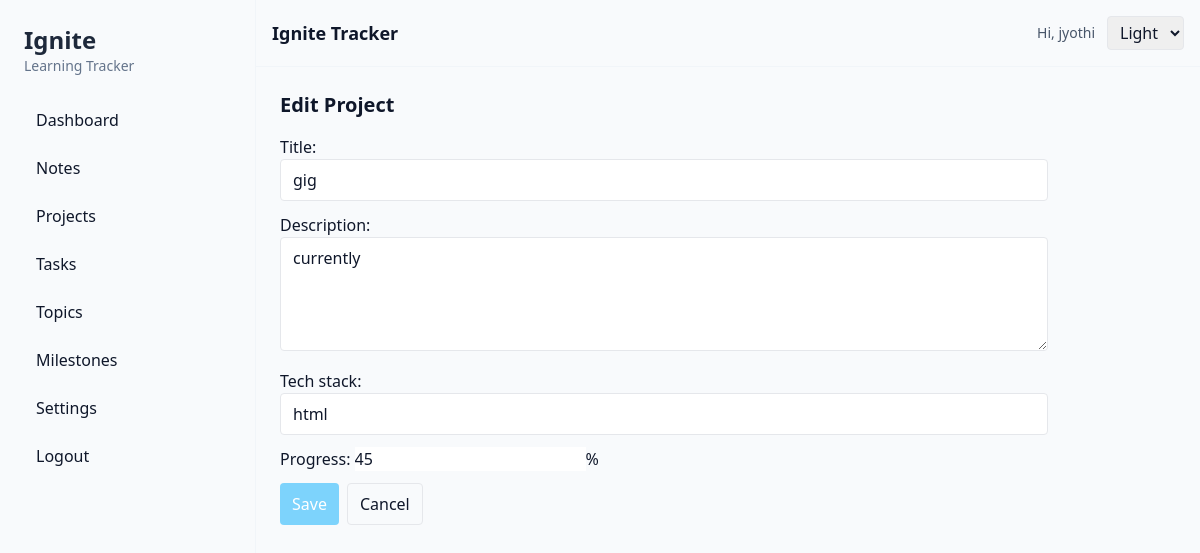
Page /projects/1/edit/ (signed in) on the committed database.
### tracker/models.py (models this page shows, shortened)
class Project(models.Model):
    user = models.ForeignKey(settings.AUTH_USER_MODEL, on_delete=models.CASCADE, related_name='projects')
    title = models.CharField(max_length=200)
    description = models.TextField(blank=True)
    tech_stack = models.CharField(max_length=300, blank=True, help_text='Comma-separated')
    progress = models.PositiveSmallIntegerField(default=0)
    demo_url = models.URLField(blank=True)
    repo_url = models.URLField(blank=True)
    deadline = models.DateField(null=True, blank=True)
    created_at = models.DateTimeField(auto_now_add=True)

### tracker/views.py (the view)
# urls.py: path('projects/<int:pk>/edit/', views.ProjectUpdateView.as_view(), name='project_edit'),
class ProjectUpdateView(LoginRequiredMixin, OwnerMixin, generic.UpdateView):
    model = Project
    form_class = ProjectForm
    template_name = 'tracker/project_form.html'
    success_url = reverse_lazy('tracker:projects_list')

### tracker/forms.py
class ProjectForm(forms.ModelForm):
    class Meta:
        model = Project
        fields = ['title', 'description', 'tech_stack', 'progress', 'demo_url', 'repo_url', 'deadline']
        widgets = {'description': forms.Textarea(attrs={'rows':4})}

### tracker/templatetags/form_tags.py (called while the page is built)
@register.filter(name='add_class')
def add_class(field, css):
    return field.as_widget(attrs={"class": css})

### tracker/views.py (called while the page is built)
    def get_queryset(self):
        qs = super().get_queryset()
        return qs.filter(user=self.request.user)

### templates/tracker/project_form.html (shortened to what this page needs)
{% extends "base.html" %}
{% load form_tags %}
{% block content %}
<div class="max-w-3xl">
  <h2 class="text-xl font-semibold mb-4">{% if form.instance.pk %}Edit Project{% else %}New Project{% endif %}</h2>
  <form method="post">
    <div class="mb-3">{{ form.title.label_tag }}<br>{{ form.title|add_class:"w-full px-3 py-2 border rounded" }}</div>
    <div class="mb-3">{{ form.description.label_tag }}<br>{{ form.description|add_class:"w-full px-3 py-2 border rounded" }}</div>
    <div class="mb-3">{{ form.tech_stack.label_tag }}<br>{{ form.tech_stack|add_class:"w-full px-3 py-2 border rounded" }}</div>
    <div class="mb-3">{{ form.progress.label_tag }} {{ form.progress }}%</div>
    <div class="flex gap-2">
      <button class="px-3 py-2 bg-sky-300 text-white rounded">Save</button>
      <a href="{% url 'tracker:projects_list' %}" class="px-3 py-2 border rounded">Cancel</a>
    </div>
  </form>
</div>
{% endblock %}

### templates/base.html (shortened to what this page needs)
<!doctype html>
<html lang="en">
  <head>
    <script src="https://cdn.tailwindcss.com"></script>
  </head>
  <body class="antialiased bg-slate-50 text-slate-900 {% if request.session.theme == 'dark' %}dark{% endif %}">
    <div class="min-h-screen flex">
      <aside class="w-64 p-6 border-r border-slate-100 hidden md:block">
        <a href="{% url 'tracker:dashboard' %}" class="block mb-6">
          <h1 class="text-2xl font-bold text-slate-800">Ignite</h1>
          <p class="text-sm text-slate-500">Learning Tracker</p>
        </a>
        {% if user.is_authenticated %}
        <nav class="space-y-2">
          <a href="{% url 'tracker:dashboard' %}" class="flex items-center gap-3 px-3 py-2 rounded-md hover:bg-slate-100">
            Dashboard
          </a>
          <a href="{% url 'tracker:notes_list' %}" class="flex items-center gap-3 px-3 py-2 rounded-md hover:bg-slate-100">Notes</a>
          <a href="{% url 'tracker:projects_list' %}" class="flex items-center gap-3 px-3 py-2 rounded-md hover:bg-slate-100">Projects</a>
          <a href="{% url 'tracker:tasks' %}" class="flex items-center gap-3 px-3 py-2 rounded-md hover:bg-slate-100">Tasks</a>
          <a href="{% url 'tracker:topics_list' %}" class="flex items-center gap-3 px-3 py-2 rounded-md hover:bg-slate-100">Topics</a>
          <a href="{% url 'tracker:milestones_list' %}" class="flex items-center gap-3 px-3 py-2 rounded-md hover:bg-slate-100">Milestones</a>
          <a href="{% url 'tracker:settings' %}" class="flex items-center gap-3 px-3 py-2 rounded-md hover:bg-slate-100">Settings</a>
          <a href="{% url 'logout' %}" class="flex items-center gap-3 px-3 py-2 rounded-md hover:bg-slate-100">Logout</a>
        </nav>
        {% else %}
        <nav>
          <a href="{% url 'login' %}" class="block px-3 py-2 rounded-md hover:bg-slate-100">Login</a>
          <a href="{% url 'register' %}" class="block px-3 py-2 rounded-md hover:bg-slate-100">Register</a>
        </nav>
        {% endif %}
      </aside>
      <div class="flex-1">
        <header class="flex items-center justify-between p-4 border-b border-slate-100">
          <div>
            <span class="text-lg font-semibold">Ignite Tracker</span>
          </div>
          <div class="flex items-center gap-3">
            {% if user.is_authenticated %}
              <span class="text-sm text-slate-600">Hi, {{ user.username }}</span>
            {% endif %}
            <form method="post" action="{% url 'tracker:settings' %}">
              <select name="theme" onchange="this.form.submit()" class="border rounded px-2 py-1">
                <option value="light" {% if request.session.theme == 'light' %}selected{% endif %}>Light</option>
              </select>
            </form>
          </div>
        </header>
        <main class="p-6">
          <div class="max-w-6xl mx-auto">
            {% block content %}{% endblock %}
          </div>
        </main>
      </div>
    </div>
  </body>
</html>

### rows in the picture
Project: title "gig", description "currently", tech_stack "html", progress "45"

### other values in the picture
{{ user.username }} "jyothi"
